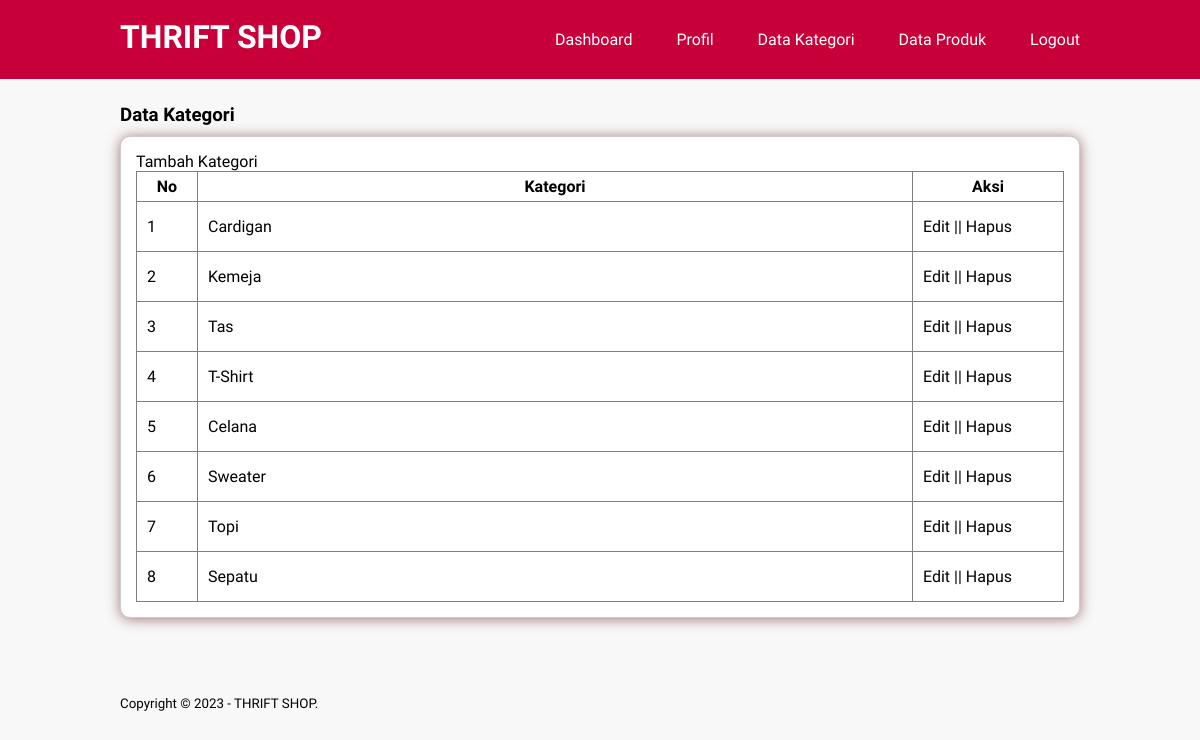
Page /data-kategori.php (signed in) on the committed database.
### tables this page shows
CREATE TABLE `tb_kategori` (
  `id_kategori` int(10) NOT NULL,
  `nama_kategori` varchar(50) NOT NULL
);

### data-kategori.php (the view, shortened to what this page needs)
<?php
    include 'db.php';
?>
<!DOCTYPE html>
<html lang="en">
<head>
    <link rel="stylesheet" type="text/css" href="css/style.css">
</head>
<body>
    <header>
        <div class="container">
            <h1><a href="halaman_admin.php">THRIFT SHOP</a></h1>
            <ul>
                <li><a href="halaman_admin.php">Dashboard</a></li>
                <li><a href="profil.php">Profil</a></li>
                <li><a href="data-kategori.php">Data Kategori</a></li>
                <li><a href="data-produk.php">Data Produk</a></li>
                <li><a href="logout.php">Logout</a></li>
            </ul>
        </div>
    </header>
    <div class="section">
        <div class="container">
            <h3>Data Kategori</h3>
            <div class="box">
                <p><a href="tambah-kategori.php">Tambah Kategori</a></p>
                <table border="1" cellspacing="0" class="table">
                    <thead>
                        <tr>
                            <th width="60px">No</th>
                            <th>Kategori</th>
                            <th width="150px">Aksi</th>
                        </tr>
                    </thead>
                    <tbody>
                        <?php
                            $no = 1;
                            $kategori = mysqli_query($conn, "SELECT * FROM tb_kategori ORDER BY id_kategori DESC");
                            if(mysqli_num_rows($kategori) > 0){
                            while($row = mysqli_fetch_array($kategori)){
                        ?>
                        <tr>
                            <td><?php echo $no++ ?></td>
                            <td><?php echo $row['nama_kategori'] ?></td>
                            <td>
                                <a href="edit-kategori.php?id=<?php echo $row['id_kategori'] ?>">Edit</a> || <a href="proses-hapus.php?idk=<?php echo $row['id_kategori'] ?>" onclick="return confirm('Anda yakin ingin hapus ?')">Hapus</a>
                            </td>
                        </tr>
                        <?php }}else{ ?>
                            <tr>
                                <td colspan="3">Tidak ada data</td>
                            </tr>
                        <?php } ?>
                    </tbody>
                </table>
            </div>
        </div>
    </div>
    <footer>
        <div class="container">
            <small>Copyright &copy; 2023 - THRIFT SHOP.</small>
        </div>
    </footer>
</body>
</html>

### css/style.css (style rules this page uses)
* { padding:0; margin:0; font-family: 'Oxygen', sans-serif; }
body { background-color: #f8f8f8 ; }
a { color: inherit; text-decoration: none; }
header { background-color:#C70039; color:#fff }
header h1 { float: left; padding:18px 0; }
header ul { float: right; }
header ul li { display: inline-block; padding: 10px 0px; }
header ul li a { padding:20px 0 20px 40px; display: inline-block; }
footer { padding:25px 0; }
.container { width: 80%; margin:0 auto; }
.container:after { content: ''; display: block; clear: both; }
.section { padding:25px 0; }
.box { background-color:#fff; border:1px solid #ccc; padding:15px; box-sizing: border-box; margin:10px 0 25px 0; border-radius: 10px; box-shadow: 0 1px 13px rgba(120, 61, 61, 0.694); }
.box:after { content: ''; display: block; clear: both; }
.table { width: 100%; border-collapse: collapse; }
.table tr { height: 30px; }
.table tr td { padding:15px 10px; }

### rows in the picture
tb_kategori: nama_kategori "Cardigan"
tb_kategori: nama_kategori "Kemeja"
tb_kategori: nama_kategori "Tas"
tb_kategori: nama_kategori "T-Shirt"
tb_kategori: nama_kategori "Celana"
tb_kategori: nama_kategori "Sweater"
tb_kategori: nama_kategori "Topi"
tb_kategori: nama_kategori "Sepatu"
